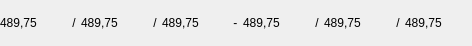
<?xml version="1.0" encoding="UTF-8"?>
<ui version="4.0">
 <class>StatusPos</class>
 <widget class="QWidget" name="StatusPos">
  <property name="geometry">
   <rect>
    <x>0</x>
    <y>0</y>
    <width>472</width>
    <height>46</height>
   </rect>
  </property>
  <property name="sizePolicy">
   <sizepolicy hsizetype="Minimum" vsizetype="Minimum">
    <horstretch>0</horstretch>
    <verstretch>0</verstretch>
   </sizepolicy>
  </property>
  <layout class="QGridLayout" name="gridLayout" rowstretch="0" columnstretch="0,0,0,0,0,0,0,0,0,0,0">
   <property name="leftMargin">
    <number>0</number>
   </property>
   <property name="topMargin">
    <number>0</number>
   </property>
   <property name="rightMargin">
    <number>0</number>
   </property>
   <property name="bottomMargin">
    <number>0</number>
   </property>
   <property name="horizontalSpacing">
    <number>2</number>
   </property>
   <property name="verticalSpacing">
    <number>0</number>
   </property>
   <item row="0" column="6">
    <widget class="QLabel" name="xMax">
     <property name="text">
      <string>489,75</string>
     </property>
    </widget>
   </item>
   <item row="0" column="7">
    <widget class="QLabel" name="label_10">
     <property name="sizePolicy">
      <sizepolicy hsizetype="Fixed" vsizetype="Preferred">
       <horstretch>0</horstretch>
       <verstretch>0</verstretch>
      </sizepolicy>
     </property>
     <property name="text">
      <string> / </string>
     </property>
    </widget>
   </item>
   <item row="0" column="8">
    <widget class="QLabel" name="yMax">
     <property name="text">
      <string>489,75</string>
     </property>
    </widget>
   </item>
   <item row="0" column="10">
    <widget class="QLabel" name="zMax">
     <property name="text">
      <string>489,75</string>
     </property>
    </widget>
   </item>
   <item row="0" column="3">
    <widget class="QLabel" name="label_9">
     <property name="sizePolicy">
      <sizepolicy hsizetype="Fixed" vsizetype="Preferred">
       <horstretch>0</horstretch>
       <verstretch>0</verstretch>
      </sizepolicy>
     </property>
     <property name="text">
      <string> / </string>
     </property>
    </widget>
   </item>
   <item row="0" column="5">
    <widget class="QLabel" name="label_7">
     <property name="sizePolicy">
      <sizepolicy hsizetype="Fixed" vsizetype="Preferred">
       <horstretch>0</horstretch>
       <verstretch>0</verstretch>
      </sizepolicy>
     </property>
     <property name="text">
      <string> - </string>
     </property>
    </widget>
   </item>
   <item row="0" column="0">
    <widget class="QLabel" name="xMin">
     <property name="text">
      <string>489,75</string>
     </property>
    </widget>
   </item>
   <item row="0" column="4">
    <widget class="QLabel" name="zMin">
     <property name="text">
      <string>489,75</string>
     </property>
    </widget>
   </item>
   <item row="0" column="1">
    <widget class="QLabel" name="label_8">
     <property name="sizePolicy">
      <sizepolicy hsizetype="Fixed" vsizetype="Preferred">
       <horstretch>0</horstretch>
       <verstretch>0</verstretch>
      </sizepolicy>
     </property>
     <property name="text">
      <string> / </string>
     </property>
    </widget>
   </item>
   <item row="0" column="2">
    <widget class="QLabel" name="yMin">
     <property name="text">
      <string>489,75</string>
     </property>
    </widget>
   </item>
   <item row="0" column="9">
    <widget class="QLabel" name="label_11">
     <property name="sizePolicy">
      <sizepolicy hsizetype="Fixed" vsizetype="Preferred">
       <horstretch>0</horstretch>
       <verstretch>0</verstretch>
      </sizepolicy>
     </property>
     <property name="text">
      <string> / </string>
     </property>
    </widget>
   </item>
  </layout>
 </widget>
 <resources/>
 <connections/>
</ui>
